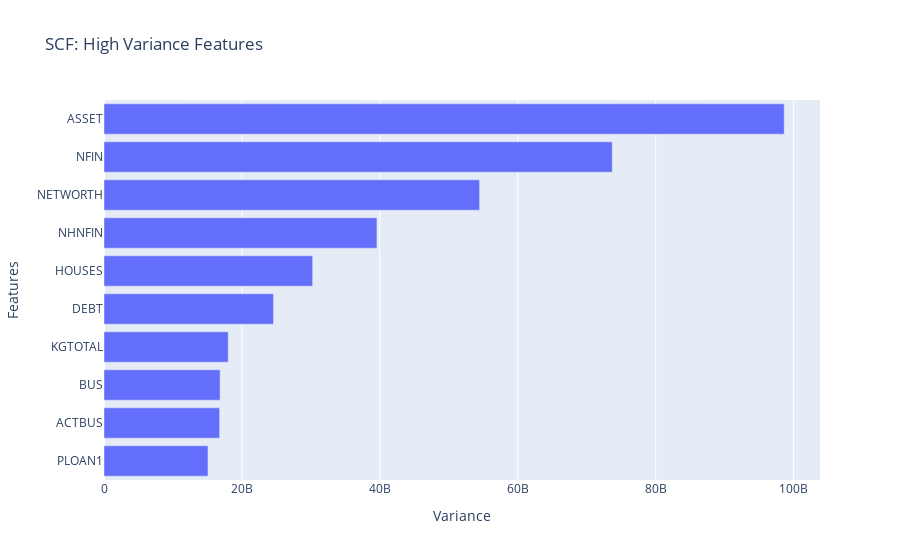

Notebook cell for this chart:
### Code cell
# Create horizontal bar chart of `top_ten_var`
fig = px.bar(
    x = top_ten_var,
    y = top_ten_var.index,
    title = 'SCF: High Variance Features'
    
)
fig.update_layout(xaxis_title = 'Variance', yaxis_title = 'Features')
fig.show()

### Figure 1 — Plotly figure (JSON) as saved in the notebook; plotly's stock layout.template omitted (floating-point values rounded to 4 significant figures)
{"data": [{"alignmentgroup": "True", "hovertemplate": "x=%{x}<br>y=%{y}<extra></extra>", "legendgroup": "", "marker": {"color": "#636efa", "pattern": {"shape": ""}}, "name": "", "offsetgroup": "", "orientation": "h", "showlegend": false, "textposition": "auto", "type": "bar", "x": [15080000000.0, 16770000000.0, 16840000000.0, 18010000000.0, 24580000000.0, 30260000000.0, 39580000000.0, 54470000000.0, 73710000000.0, 98640000000.0], "xaxis": "x", "y": ["PLOAN1", "ACTBUS", "BUS", "KGTOTAL", "DEBT", "HOUSES", "NHNFIN", "NETWORTH", "NFIN", "ASSET"], "yaxis": "y"}], "layout": {"barmode": "relative", "legend": {"tracegroupgap": 0}, "title": {"text": "SCF: High Variance Features"}, "xaxis": {"anchor": "y", "domain": [0, 1], "title": {"text": "Variance"}}, "yaxis": {"anchor": "x", "domain": [0, 1], "title": {"text": "Features"}}}}
